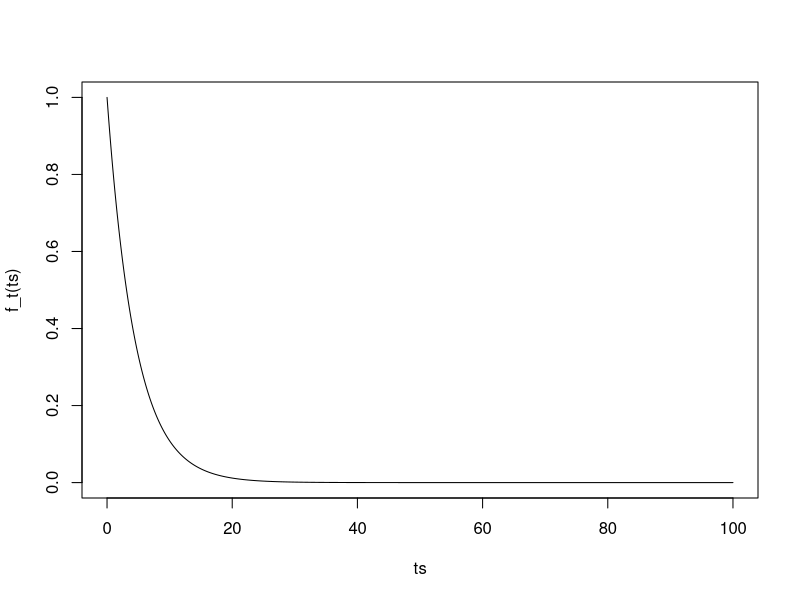
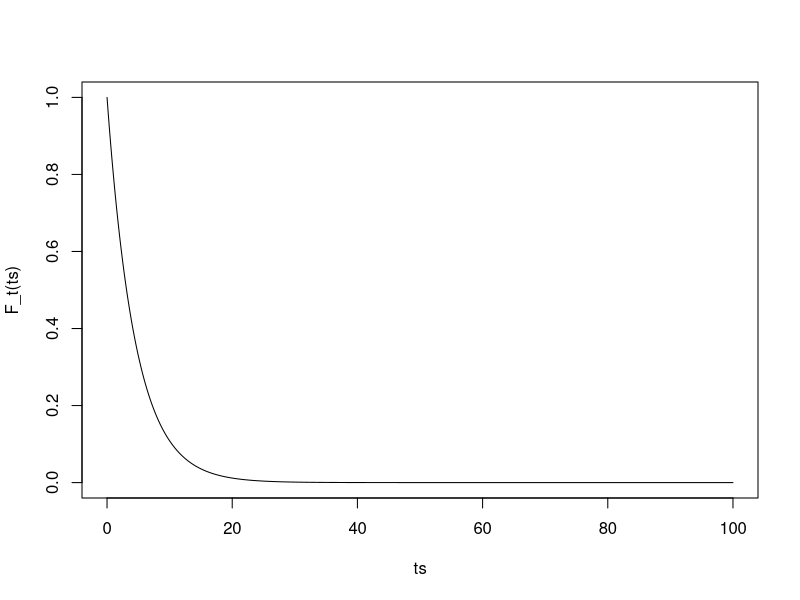
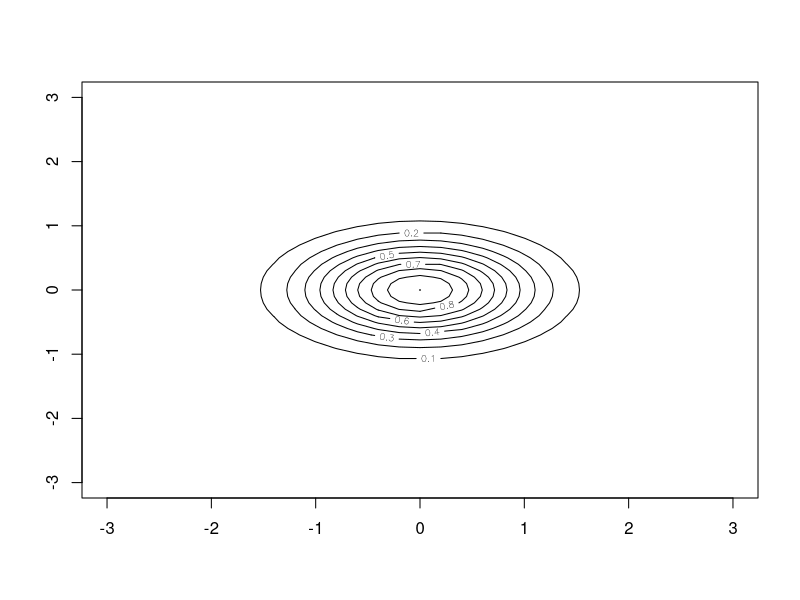

These figures' R source, in order:
## ---- chunk 1
knitr::opts_chunk$set(echo = TRUE)
## ---- chunk 2
f_unnormalized = function(t) {
  exp(-t / 4.5) # or better: ifelse(t >=0, exp(-t / 4.5), 0)
}
# calculate c_value and change the following
c_value = 1

f_t = function(t) {
  c_value * f_unnormalized(t)
}

ts <- seq(0,100, 0.01)
plot(ts, f_t(ts), type = "l")
## ---- chunk 3
# ??
## ---- chunk 4
# ??
F_t <- function(t) {
  # ???? change the following
  f_t(t)
}

plot(ts, F_t(ts), type = "l")
## ---- chunk 5
# E[T] = integral t * f(t) * dt
# Var[T] = E[T^2] - mu_t ^ 2
# E[T^2] = integral t^2 * f(t) * dt
# ?????????????????
## ---- chunk 6
f <- function(x, y) {
  if ((x > 0) & (y > x)) {
      exp(-y)
  } else {
    0
  }
}
f <- Vectorize(f)
# ??
## ---- chunk 7
# ??
## ---- chunk 8
# ??
## ---- chunk 9
# ??
## ---- chunk 10
# ??
## ---- chunk 11
# ??
## ---- chunk 12
# ====> optional
# library("plot3D")
# x <- seq(-3, 3, 0.1)
# y <- seq(-3, 3, 0.1)
# z <- outer(x, y, function(x, y) exp(-x^2) * exp(-2*y^2))
# persp3D(
#   x, y, z, theta = 50, phi = 30, ltheta = 120,
#   xlab = "x",  ylab = "y", zlab = "f(x,y)",
#   shade = 0.25,
#   expand = 3,
#   facets = FALSE,
#   scale = FALSE,
#   colkey = FALSE
# )
## ---- chunk 13
# ====> optional
# x <- seq(-3, 3, 0.2)
# y <- seq(-3, 3, 0.1)
# z <- outer(x, y, function(x, y) exp(-x^2) * exp(-2*y^2))
# 
# lattice::levelplot(z, row.values = x, column.values = y, cuts = 50, colorkey=FALSE)
# lattice::contourplot(z, row.values = x, column.values = y, region = TRUE, colorkey=FALSE)
## ---- chunk 14
x <- seq(-3, 3, 0.2)
y <- seq(-3, 3, 0.1)
z <- outer(x, y, function(x, y) exp(-x^2) * exp(-2*y^2))
contour(z, x = x, y = y)
## ---- chunk 15
# ??
## ---- chunk 16
# ??
